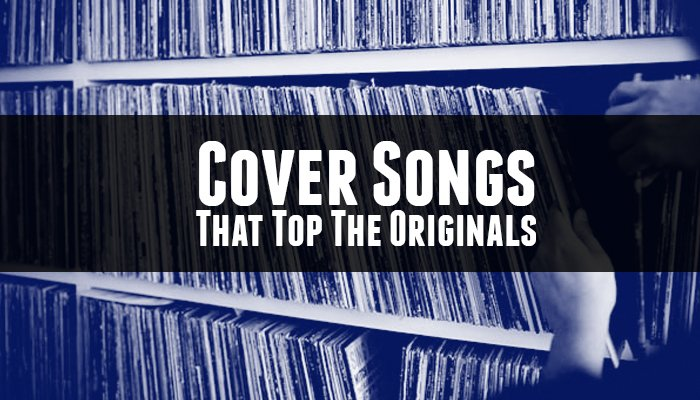
#> input picture web_app/images/ocr_image_3.jpg, 700 x 400 px
$ python ocr_core.py images/ocr_image_3.jpg
#> lines starting #> are read from the running program, lines starting #| are printed output that depends on the picture; after the words box and inside, x2 and y2 are one past the last pixel; in counts of white or black regions, pixels touching at a corner belong together
try:
    from PIL import Image
except ImportError:
    import Image
import cv2
import pytesseract
import sys


def ocr_core(filename):
#> called with filename = 'images/ocr_image_3.jpg'
    def meme_process(img):
        if img is None:
            return

        for i in range(img.shape[0]):
            for j in range(img.shape[1]):
                if all([elem >= 250 for elem in img[i][j]]):
                    img[i][j] = (0, 0, 0)
                else:
                    img[i][j] = (255, 255, 255)
        return img

    # Provided that tesseract is installed: https://tesseract-ocr.github.io/tessdoc/Compiling.html
    pytesseract.pytesseract.tesseract_cmd = r"/usr/local/bin/tesseract"
    image = cv2.imread(filename)
#> image is the input picture: shape (400, 700, 3); mean B, G, R 117.1, 85.9, 79.1
    image = meme_process(image)
#> after the loop in meme_process, `for i in range(img.shape[0]):`:
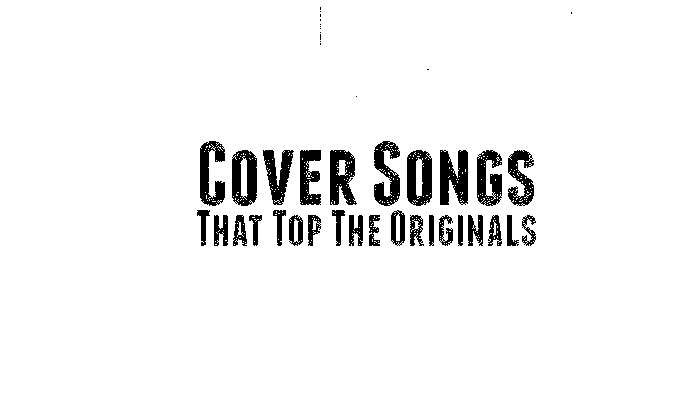
#> img: shape (400, 700, 3); 95% white; 43 black regions (14 under 20 px), largest, box (x1, y1, x2, y2) and area: (440, 150, 468, 205) 1149, (407, 150, 432, 206) 1011, (330, 150, 357, 205) 1002
    custom_config = r'-l eng --psm 1 -c tessedit_char_blacklist=1?|><.'

#> (the run stopped early here; a loop or call above may not have finished)

$ run again, on web_app/images/ocr_image_1.png
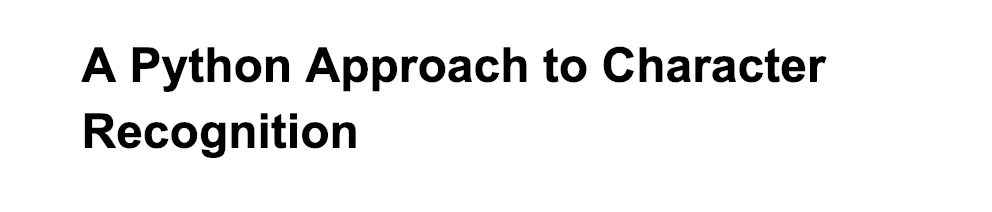
#> input picture web_app/images/ocr_image_1.png, 992 x 212 px
#> in ocr_core, image is the input picture: shape (212, 992, 3); min 0, max 255, mean 237.4
#> after the loop in meme_process, `for i in range(img.shape[0]):`:
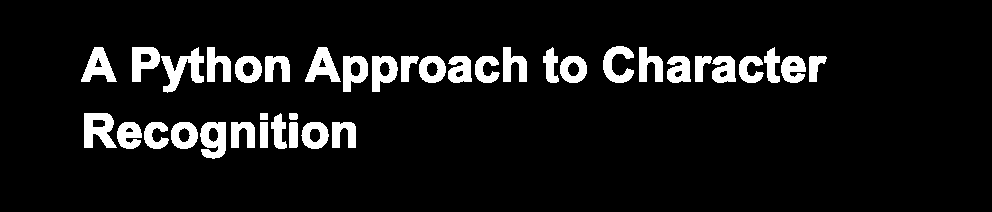
#> img: shape (212, 992, 3); 8.4% white; 38 white regions, largest, box (x1, y1, x2, y2) and area: (161, 47, 204, 93) 854, (84, 113, 117, 148) 780, (200, 122, 226, 159) 698

$ run again, on web_app/images/ocr_image_2.png
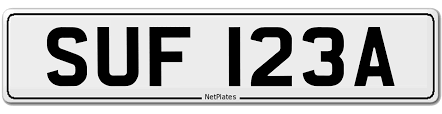
#> input picture web_app/images/ocr_image_2.png, 442 x 114 px
#> in ocr_core, image is the input picture: shape (114, 442, 3); mean B, G, R 186, 186, 186
#> after the loop in meme_process, `for i in range(img.shape[0]):`:
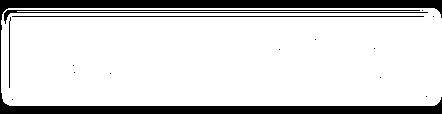
#> img: shape (114, 442, 3); 82.8% white; 15 black regions (11 under 20 px), largest, box (x1, y1, x2, y2) and area: (0, 0, 442, 114) 7290, (4, 10, 428, 24) 880, (12, 16, 424, 17) 412, (9, 17, 11, 88) 71
